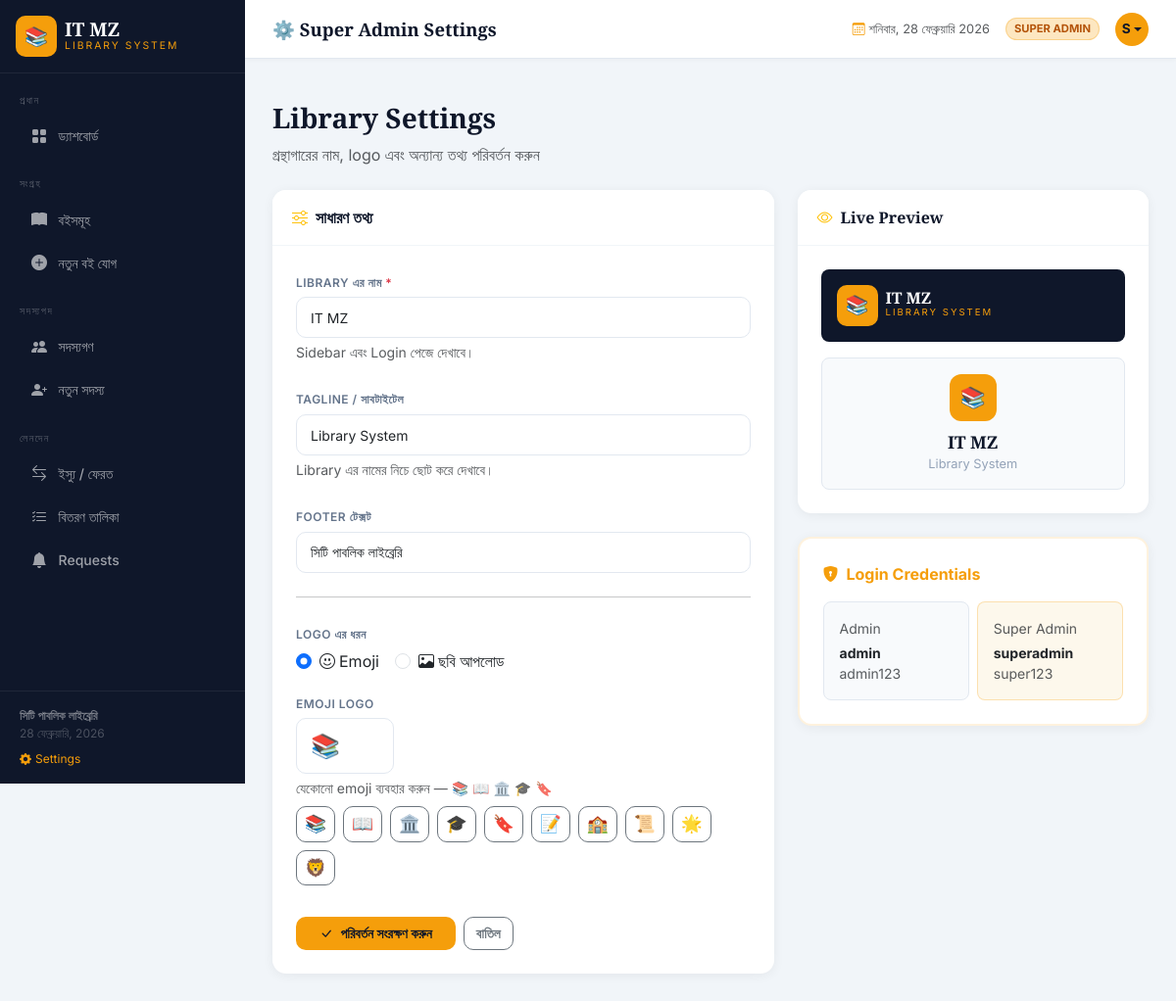
The page /settings (signed in) on the database its author committed.
### tables this page shows
CREATE TABLE settings (
        key TEXT PRIMARY KEY,
        value TEXT
    );

### app.py (the view, shortened to what this page needs)
@app.route('/settings', methods=['GET', 'POST'])
@super_required
def settings():
    return render_template('settings.html')

### templates/settings.html (shortened to what this page needs)
{% extends 'base.html' %}
{% block topbar_title %}⚙️ Super Admin Settings{% endblock %}
{% block content %}
<div class="page-header mb-4">
    <h1>Library Settings</h1>
    <p class="text-muted">গ্রন্থাগারের নাম, logo এবং অন্যান্য তথ্য পরিবর্তন করুন</p>
</div>
<div class="row g-4">
    <div class="col-lg-7">
        <div class="card content-card">
            <div class="card-header">
                <i class="bi bi-sliders me-2 text-warning"></i>সাধারণ তথ্য
            </div>
            <div class="card-body p-4">
                <form method="POST" enctype="multipart/form-data" id="settingsForm">
                    <div class="mb-4">
                        <label class="form-label">Library এর নাম <span class="text-danger">*</span></label>
                        <input type="text" name="library_name" class="form-control"
                               value="{{ site.library_name }}" required
                               placeholder="যেমন: ঢাকা পাবলিক লাইব্রেরি">
                        <div class="form-text">Sidebar এবং Login পেজে দেখাবে।</div>
                    </div>
                    <div class="mb-4">
                        <label class="form-label">Tagline / সাবটাইটেল</label>
                        <input type="text" name="library_tagline" class="form-control"
                               value="{{ site.library_tagline }}"
                               placeholder="যেমন: জ্ঞানের আলোয় পথ চলি">
                        <div class="form-text">Library এর নামের নিচে ছোট করে দেখাবে।</div>
                    </div>
                    <div class="mb-4">
                        <label class="form-label">Footer টেক্সট</label>
                        <input type="text" name="library_footer" class="form-control"
                               value="{{ site.library_footer }}"
                               placeholder="যেমন: ঢাকা সিটি কর্পোরেশন">
                    </div>
                    <hr class="my-4">
                    <div class="mb-3">
                        <label class="form-label">Logo এর ধরন</label>
                        <div class="d-flex gap-3">
                            <div class="form-check">
                                <input class="form-check-input" type="radio" name="logo_type" id="logoEmoji"
                                       value="emoji" {% if site.logo_type != 'image' %}checked{% endif %}
                                       onchange="toggleLogoInput()">
                                <label class="form-check-label" for="logoEmoji">
                                    <i class="bi bi-emoji-smile me-1"></i>Emoji
                                </label>
                            </div>
                            <div class="form-check">
                                <input class="form-check-input" type="radio" name="logo_type" id="logoImage"
                                       value="image" {% if site.logo_type == 'image' %}checked{% endif %}
                                       onchange="toggleLogoInput()">
                                <label class="form-check-label" for="logoImage">
                                    <i class="bi bi-image me-1"></i>ছবি আপলোড
                                </label>
                            </div>
                        </div>
                    </div>
                    <div id="emojiSection" class="mb-4" {% if site.logo_type == 'image' %}style="display:none"{% endif %}>
                        <label class="form-label">Emoji Logo</label>
                        <input type="text" name="library_logo" id="emojiInput" class="form-control"
                               value="{{ site.library_logo if site.logo_type != 'image' else '📚' }}"
                               placeholder="📚" style="font-size:1.5rem;width:100px">
                        <div class="form-text">যেকোনো emoji ব্যবহার করুন — 📚 📖 🏛️ 🎓 🔖</div>
                        <div class="d-flex gap-2 mt-2 flex-wrap">
                            {% for em in ['📚','📖','🏛️','🎓','🔖','📝','🏫','📜','🌟','🦁'] %}
                            <button type="button" class="btn btn-outline-secondary btn-sm"
                                    style="font-size:1.1rem;padding:4px 8px"
                                    onclick="document.getElementById('emojiInput').value='{{ em }}'">
                                {{ em }}
                            </button>
                            {% endfor %}
                        </div>
                    </div>
                    <div class="d-flex gap-2 pt-2">
                        <button type="submit" class="btn btn-gold px-4">
                            <i class="bi bi-check-lg me-2"></i>পরিবর্তন সংরক্ষণ করুন
                        </button>
                        <a href="{{ url_for('dashboard') }}" class="btn btn-outline-secondary">বাতিল</a>
                    </div>
                </form>
            </div>
        </div>
    </div>
    <div class="col-lg-5">
        <div class="card content-card mb-4">
            <div class="card-header"><i class="bi bi-eye me-2 text-warning"></i>Live Preview</div>
            <div class="card-body p-4">
                <div class="rounded-3 p-3 mb-3" style="background:#0f172a">
                    <div class="d-flex align-items-center gap-2">
                        <div id="previewIcon"
                             style="width:42px;height:42px;background:#f59e0b;border-radius:10px;display:flex;align-items:center;justify-content:center;font-size:1.2rem;overflow:hidden;flex-shrink:0">
                            {% if site.logo_type == 'image' %}
                            <img src="{{ site.library_logo }}" style="width:100%;height:100%;object-fit:cover" alt="logo">
                            {% else %}
                            <span id="previewEmoji">{{ site.library_logo }}</span>
                            {% endif %}
                        </div>
                        <div>
                            <div id="previewName" style="font-family:'Playfair Display',serif;font-size:1rem;font-weight:700;color:#fff;line-height:1">
                                {{ site.library_name }}
                            </div>
                            <div id="previewTagline" style="font-size:.6rem;letter-spacing:2px;text-transform:uppercase;color:#f59e0b">
                                {{ site.library_tagline }}
                            </div>
                        </div>
                    </div>
                </div>
                <div class="rounded-3 p-3 text-center" style="background:#f8fafc;border:1px solid #e2e8f0">
                    <div id="previewLoginIcon"
                         style="width:48px;height:48px;background:#f59e0b;border-radius:12px;margin:0 auto .5rem;display:flex;align-items:center;justify-content:center;font-size:1.3rem;overflow:hidden">
                        {% if site.logo_type == 'image' %}
                        <img src="{{ site.library_logo }}" style="width:100%;height:100%;object-fit:cover" alt="logo">
                        {% else %}
                        <span id="previewLoginEmoji">{{ site.library_logo }}</span>
                        {% endif %}
                    </div>
                    <div id="previewLoginName" style="font-family:'Playfair Display',serif;font-size:1.1rem;font-weight:900;color:#0f172a">
                        {{ site.library_name }}
                    </div>
                    <div id="previewLoginTagline" style="font-size:.8rem;color:#94a3b8">
                        {{ site.library_tagline }}
                    </div>
                </div>
            </div>
        </div>
        <div class="card content-card" style="border:2px solid #f59e0b22">
            <div class="card-body p-4">
                <div class="fw-bold mb-3" style="color:#f59e0b"><i class="bi bi-shield-lock-fill me-2"></i>Login Credentials</div>
                <div class="row g-2">
                    <div class="col-6">
                        <div class="p-3 rounded-3" style="background:#f8fafc;border:1px solid #e2e8f0">
                            <div class="text-muted small mb-1">Admin</div>
                            <div class="fw-bold small">admin</div>
                            <div class="text-muted small">admin123</div>
                        </div>
                    </div>
                    <div class="col-6">
                        <div class="p-3 rounded-3" style="background:#fdf8ec;border:1px solid #f59e0b44">
                            <div class="text-muted small mb-1" style="color:#f59e0b">Super Admin</div>
                            <div class="fw-bold small">superadmin</div>
                            <div class="text-muted small">super123</div>
                        </div>
                    </div>
                </div>
            </div>
        </div>
    </div>
</div>
{% endblock %}

### templates/base.html (shortened to what this page needs)
<!DOCTYPE html>
<html lang="bn">
<head>
    <link href="https://cdnjs.cloudflare.com/ajax/libs/bootstrap/5.3.2/css/bootstrap.min.css" rel="stylesheet">
    <link href="https://cdnjs.cloudflare.com/ajax/libs/bootstrap-icons/1.11.3/font/bootstrap-icons.min.css" rel="stylesheet">
</head>
<body>
<nav id="sidebar">
    <div class="sidebar-brand d-flex align-items-center gap-2 p-3 border-bottom" style="border-color:rgba(255,255,255,.07)!important">
        <div class="brand-icon" style="overflow:hidden">
            {% if site.logo_type == 'image' %}
            <img src="{{ site.library_logo }}" style="width:100%;height:100%;object-fit:cover;border-radius:10px" alt="logo">
            {% else %}
            {{ site.library_logo }}
            {% endif %}
        </div>
        <div>
            <div class="brand-name">{{ site.library_name }}</div>
            <div class="brand-sub">{{ site.library_tagline }}</div>
        </div>
    </div>
    <div class="sidebar-nav flex-grow-1 py-2">
        <div class="nav-section">প্রধান</div>
        {% if session.get("is_admin") %}
        <a href="{{ url_for('dashboard') }}" class="nav-link {% if request.endpoint=='dashboard' %}active{% endif %}"><i class="bi bi-grid-fill"></i> ড্যাশবোর্ড</a>
        {% endif %}
        <div class="nav-section mt-2">সংগ্রহ</div>
        <a href="{{ url_for('books') }}" class="nav-link {% if request.endpoint=='books' %}active{% endif %}"><i class="bi bi-book-fill"></i> বইসমূহ</a>
        {% if session.get("is_admin") %}
        <a href="{{ url_for('add_book') }}" class="nav-link {% if request.endpoint=='add_book' %}active{% endif %}"><i class="bi bi-plus-circle-fill"></i> নতুন বই যোগ</a>
        <div class="nav-section mt-2">সদস্যপদ</div>
        <a href="{{ url_for('members') }}" class="nav-link {% if request.endpoint=='members' %}active{% endif %}"><i class="bi bi-people-fill"></i> সদস্যগণ</a>
        <a href="{{ url_for('add_member') }}" class="nav-link {% if request.endpoint=='add_member' %}active{% endif %}"><i class="bi bi-person-plus-fill"></i> নতুন সদস্য</a>
        <div class="nav-section mt-2">লেনদেন</div>
        <a href="{{ url_for('borrow') }}" class="nav-link {% if request.endpoint=='borrow' %}active{% endif %}"><i class="bi bi-arrow-left-right"></i> ইস্যু / ফেরত</a>
        <a href="{{ url_for('issued_books') }}" class="nav-link {% if request.endpoint=='issued_books' %}active{% endif %}"><i class="bi bi-list-check"></i> বিতরণ তালিকা</a>
        <a href="{{ url_for('requests_list') }}" class="nav-link {% if request.endpoint=='requests_list' %}active{% endif %}"><i class="bi bi-bell-fill"></i> Requests</a>
        {% endif %}
    </div>
    <div class="sidebar-footer">
    <div class="fw-semibold" style="color:rgba(255,255,255,.4)">{{ site.library_footer }}</div>
    <div id="sidebar-date"></div>
    {% if session.get('is_super') %}
    <a href="{{ url_for('settings') }}" class="d-block mt-2" style="color:var(--gold);font-size:.75rem;text-decoration:none">
        <i class="bi bi-gear-fill me-1"></i>Settings
    </a>
    {% endif %}
</div>
</nav>
<div id="main">
    <div class="topbar">
        <div class="topbar-title">{% block topbar_title %}{% endblock %}</div>
        <div class="d-flex align-items-center gap-3">
            <span class="text-muted d-none d-md-inline" style="font-size:.8rem">
                <i class="bi bi-calendar3 me-1" style="color:var(--gold)"></i><span id="live-date"></span>
            </span>
            {% if session.get("is_admin") %}
                {% if session.get("is_super") %}
                <span class="admin-badge" style="background:rgba(245,158,11,.25);color:#b45309">SUPER ADMIN</span>
                {% else %}
                <span class="admin-badge">ADMIN</span>
                {% endif %}
                <div class="dropdown">
                    <button class="topbar-av border-0 dropdown-toggle" style="cursor:pointer"
                            data-bs-toggle="dropdown" aria-expanded="false">
                        {{ session.get("username", "A")[0].upper() }}
                    </button>
                </div>
            {% else %}
            <a href="{{ url_for('login') }}" class="btn btn-sm btn-outline-secondary" style="font-size:.75rem">
                <i class="bi bi-box-arrow-in-right me-1"></i>Admin লগইন
            </a>
            {% endif %}
        </div>
    </div>
    <div class="page-body pb-0 pt-3">
    </div>
    <div class="page-body">{% block content %}{% endblock %}</div>
</div>
</body>
</html>

### rows shown on the page
settings: library_name "IT MZ"
settings: library_tagline "LIBRARY SYSTEM", library_tagline "Library System"
settings: library_footer "সিটি পাবলিক লাইব্রেরি"
settings: value "☑ Emoji", value "☐ ছবি আপলোড", library_logo "📚"

### other values the page prints
{{ site.library_logo }} "📚"
{{ session.get("username", "A")[0].upper() }} "S"
{{ em }} "📚" "📖" "🏛️" "🎓" "🔖" "📝" "🏫" "📜" "🌟" "🦁"
